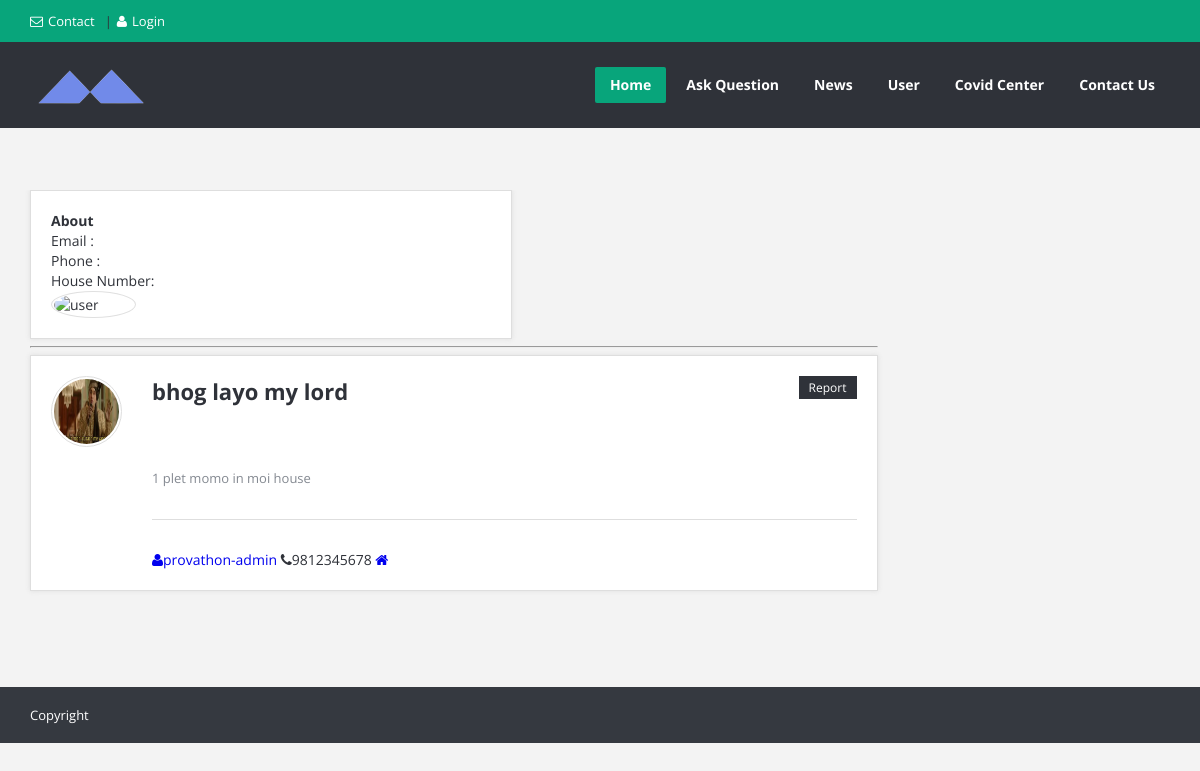
The page /users/profile/provathon-admin on the database its author committed.
### posts/models.py (models this page shows, shortened)
class Post(models.Model):
    title = models.CharField(max_length=100)
    content = models.TextField()
    date_posted = models.DateTimeField(default = timezone.now)
    author = models.ForeignKey(User, on_delete = models.CASCADE)
    settled = models.BooleanField(default=False)

### users/models.py (models this page shows, shortened)
class Profile(models.Model):
    user = models.OneToOneField(User, on_delete=models.CASCADE, null=True, blank=True)
    image = models.ImageField(default='default.jpg', upload_to='profile_pics')
    contact = models.CharField(max_length = 10, default = "Not entered")
    address = models.CharField(max_length=50, default = "Not entered")
    Gcode = models.CharField(max_length = 5, default = "Not entered")

### users/views.py (the view)
# urls.py: path('profile/<str:username>', UserPostListView.as_view(), name='user-profile'),
class UserPostListView(ListView):
    model = Post
    context_object_name = 'posts'
    template_name = 'users/user_profile.html'
    paginate_by = 2
    def get_queryset(self):
        user = get_object_or_404(User, username = self.kwargs.get('username'))
        return Post.objects.filter(author = user).order_by('-date_posted')

### users/templates/users/user_profile.html (shortened to what this page needs)
{% extends 'posts/base.html' %}
{% block content %}
	<section class="container main-content">
		<div class="row">
			<div class="col-md-9">
				<div class="row">
					<div class="user-profile">
						<div class="col-md-7">
							<div class="page-content">
								<h1><b>About {{ user.username }}</b></h1>
								<h3>Email : <a href = "mailto: {{user.email}}">{{ user.email }}</a></h3>
								<h3>Phone : {{ user.profile.contact }}</h3>
								<h3>House Number: {{ user.profile.gharNo }}</h3>
								<div class="user-profile-img"><img width="80" height="60"
								 src="{{user.profile.image.url}}" alt="user">
								</div>
							</div>
						</div>
						<div class="col-md-12">
							<hr/>
							{% for post in posts %}
							<article class="question question-type-normal">
								<h2>
									<a href="{% url 'post-details' post.id %}">{{post.title}}</a>
								</h2>
								<a class="question-report" href="#">Report</a>
								<div class="question-author">
									<a href="#" original-title="ahmed" class="question-author-img tooltip-n"><img alt="" src="{{ post.author.profile.image.url }}"></a>
								</div>
								<div class="question-inner">
									<p class="question-desc">{{ post.content }}</p>
										<span class=""><a href="#"><i class="icon-user"></i>{{post.author.username}}</a></span>
										<span class=""><i class="icon-phone"></i>{{ post.author.profile.contact }}</span>
										<span class=""><a href="#"><i class="icon-home"></i>{{ post.author.profile.gharNo}}</a></span>
								</div>
							</article>
							{% endfor %}
						</div>
					</div>
				</div>
			</div>
		</div>
	</section>
{% endblock %}

### posts/static/posts/style.css (style rules this page uses)
body { background-color: #f3f3f3; color: #2f3239; -webkit-font-smoothing: antialiased; overflow-x: hidden; }
.container > .row > .col-md-9 { overflow: hidden; height: 100%; margin-top: -5%; }
.widget_tag_cloud a,.question-comments a,.removered,.removered i,.removered input[type="text"],.bxslider-title,.bx-prev,.bx-next,.login-password a,.question-report,.load-questions,.ask-me .publish-question { color: #FFF !important; }

### posts/static/posts/css/contents.css (style rules this page uses)
.container.main-content { margin-top: 10%; padding-bottom:3%; position: relative; z-index: 991; }
.page-content,.about-author,.user-question,#related-posts { -moz-box-sizing: border-box; -webkit-box-sizing: border-box; box-sizing: border-box; padding: 20px; border: 1px solid #dedede; background: #FFF; -moz-box-shadow: 0 0 5px #dedede; -webkit-box-shadow: 0 0 5px #dedede; box-shadow: 0 0 5px #dedede; }
.page-content { overflow: hidden; height: 100%; }
.question { -moz-box-sizing: border-box; -webkit-box-sizing: border-box; box-sizing: border-box; margin-bottom: 30px; padding: 20px; border: 1px solid #dedede; background: #FFF; -moz-box-shadow: 0 0 5px #dedede; -webkit-box-shadow: 0 0 5px #dedede; box-shadow: 0 0 5px #dedede; position: relative; }
.question-inner { position: relative; margin-left: 101px; }
.question-author { position: absolute; top: 20px; left: 20px; float: left; text-align: center; width: 71px; height: 71px; overflow: hidden; padding: 2px; border: 1px solid #dedede; -moz-border-radius: 50%; -webkit-border-radius: 50%; border-radius: 50%; }
.question-author img { width: 65px; height: 65px; overflow: hidden; -moz-border-radius: 50%; -webkit-border-radius: 50%; border-radius: 50%; }
.question-author-img { position: relative; display: block; }
.question h2 { margin: 0 0 30px 101px; color: #474D5D; overflow: hidden; font-size: 22px; font-weight: bold; padding-right: 161px; }
.question h2 a { color: #2f3239; }
.question-report { float: right; font-size: 12px; background-color: #2f3239; padding: 4px 10px; position: absolute; top: 20px; right: 20px; height: 23px; line-height: 15px; }
.question-desc { margin-bottom: 20px; padding-bottom: 30px; line-height: 22px; font-size: 13px; border-bottom: 1px solid #dedede; color: #848991; }
.user-profile { overflow: hidden; height: 100%; position: relative; }
.user-profile .col-md-12 { margin-bottom: 30px; }
.user-profile p { margin: 30px 0; font-weight: normal; color: #848991; }
.user-profile-img { width: 85px; float: left; margin-right: 15px; padding: 2px; border: 1px solid #e0e0e0; background-color: #FFF; -moz-border-radius: 50%; -webkit-border-radius: 50%; border-radius: 50%; }
.user-profile-img img { width: 100%; -moz-border-radius: 50%; -webkit-border-radius: 50%; border-radius: 50%; }

### posts/static/posts/css/base.css (style rules this page uses)
html, body, div, span, applet, object, iframe, h1, h2, h3, h4, h5, h6, p, blockquote, pre, a, abbr, acronym, address, big, cite, code, del, dfn, em, img, ins, kbd, q, s, samp, small, strike, strong, sub, sup, tt, var, b, u, i, center, dl, dt, dd, ol, ul, li, fieldset, form, label, legend, table, caption, tbody, tfoot, thead, tr, th, td, article, aside, canvas, details, embed, figure, figcaption, footer, header, hgroup, menu, nav, output, ruby, section, summary, time, mark, audio, video { margin: 0; padding: 0; border: 0; font-size: 100%; font: inherit; vertical-align: baseline; }
body { font-size: 14px; line-height: 22px; }
article, aside, details, figcaption, figure, footer, header, hgroup, menu, nav, section { display: block; }
p { margin: 0 0 20px 0; line-height: 22px; }
html { -webkit-text-size-adjust: none; }
* { outline: none; }
body,.qoute p,input,.button,label,.more,blockquote,.widget ul li,textarea { font-family: "Open Sans", Arial, sans-serif; }

### rows shown on the page
Post: title "bhog layo my lord", author.profile.image (picture), content "1 plet momo in moi house", author.username "provathon-admin", author.profile.contact "9812345678"
